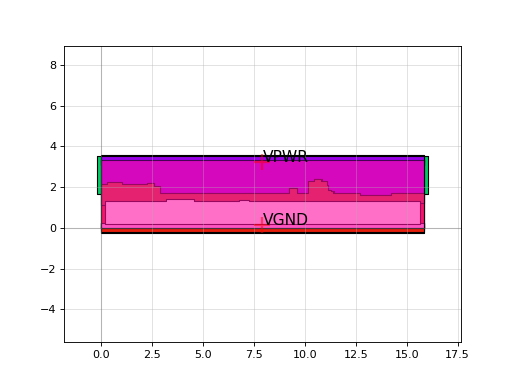

Recreate this plot in Python.
import sky130

c = sky130.components.sky130_fd_sc_hs__sdfbbp_1()
c.plot()
